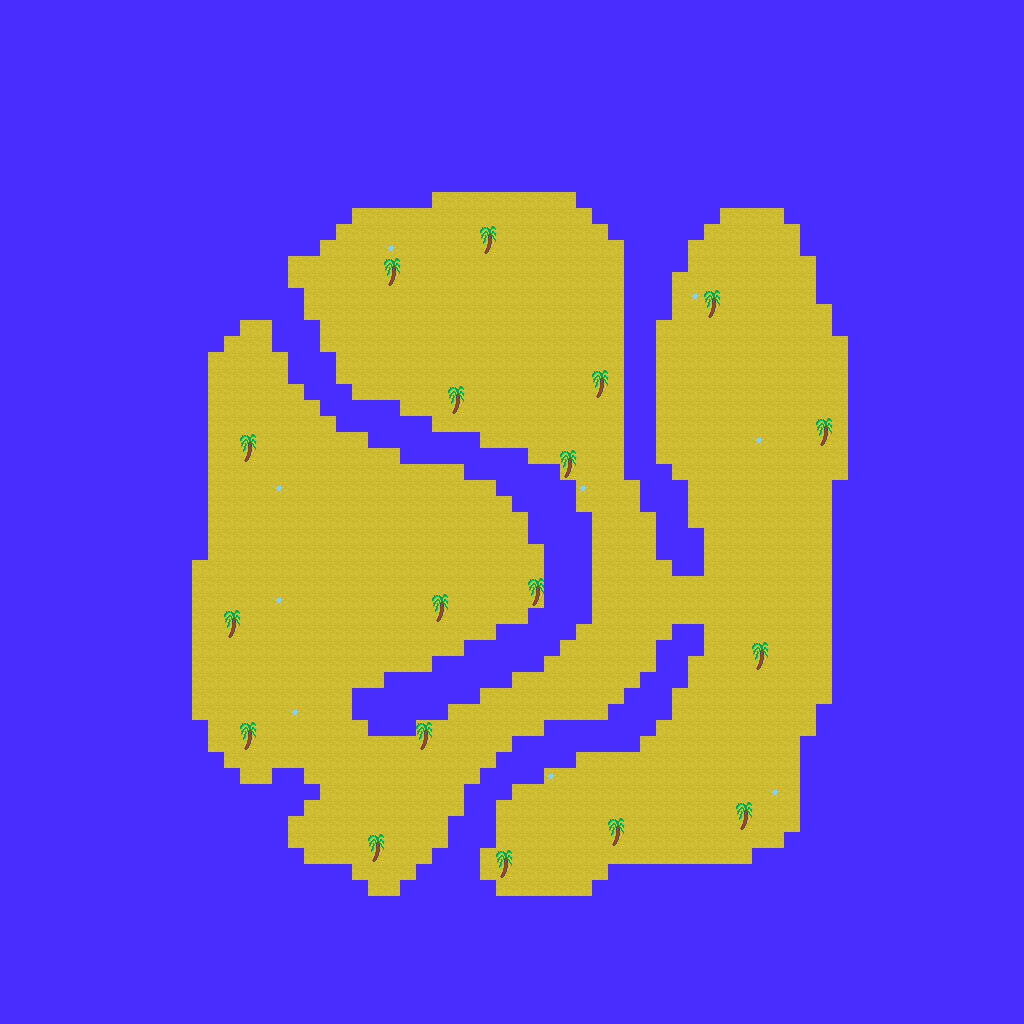

This game map was drawn from its Tiled (.tmx) file and the tilesets committed beside it. A one-line description and the trimmed map source follow:
An orthogonal 64x64 tile map with 16x16 px tiles, 3 tile layers (Walkable Layer, Collision Layer, Water Layer) and 18 objects (6x CRAB, 5x YELLOW_SLIME, 4x CHEST, START, YELLOW_PORTAL, ...).

<map version="1.2" tiledversion="1.2.3536" orientation="orthogonal" renderorder="right-down" width="64" height="64" tilewidth="16" tileheight="16" infinite="0" nextlayerid="7" nextobjectid="51">
 <tileset firstgid="1" source="THUNDERLANDS.tsx" />
 <layer id="1" name="Walkable Layer" width="64" height="64">
  <data>[4096 cells, 1314 non-empty, 2 distinct tile ids]</data>
 </layer>
 <layer id="4" name="Collision Layer" width="64" height="64">
  <data>[4096 cells, 43 non-empty, 3 distinct tile ids]</data>
 </layer>
 <objectgroup id="5" name="Object Layer">
  <object id="1" name="START" x="357" y="520.291" width="26" height="24.75" />
  <object id="2" name="YELLOW_PORTAL" x="356" y="568.541" />
  <object id="3" name="CASTLE" type="TELEPORTER" x="354.5" y="571.541">
   <properties>
    <property name="ID" type="int" value="1027" />
   </properties>
  </object>
  <object id="34" name="CHEST" x="1264" y="605" />
  <object id="37" name="CRAB" x="246" y="384" />
  <object id="38" name="CRAB" x="222" y="685" />
  <object id="39" name="CRAB" x="373" y="658" />
  <object id="40" name="CRAB" x="380" y="798.5" />
  <object id="41" name="CRAB" x="685.667" y="836" />
  <object id="42" name="CRAB" x="792.667" y="574.667" />
  <object id="43" name="YELLOW_SLIME" x="423.5" y="793.5" />
  <object id="44" name="YELLOW_SLIME" x="710" y="787.5" />
  <object id="45" name="YELLOW_SLIME" x="787" y="491" />
  <object id="46" name="YELLOW_SLIME" x="456.5" y="324" />
  <object id="47" name="YELLOW_SLIME" x="538" y="303.5" />
  <object id="48" name="CHEST" x="749.333" y="260.667" />
  <object id="49" name="CHEST" x="437" y="236.5" />
  <object id="50" name="CHEST" x="554.333" y="836.333" />
 </objectgroup>
 <layer id="6" name="Water Layer" width="64" height="64">
  <data>[4096 cells, 2818 non-empty, 2 distinct tile ids]</data>
 </layer>
</map>
